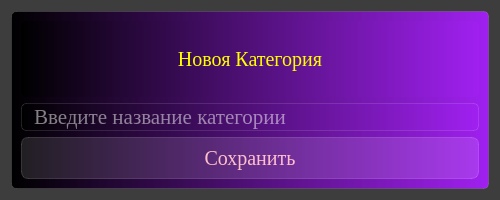
<?xml version="1.0" encoding="UTF-8"?>
<ui version="4.0">
 <class>Dialog</class>
 <widget class="QDialog" name="Dialog">
  <property name="geometry">
   <rect>
    <x>0</x>
    <y>0</y>
    <width>500</width>
    <height>200</height>
   </rect>
  </property>
  <property name="windowTitle">
   <string>Dialog</string>
  </property>
  <property name="styleSheet">
   <string notr="true">background-color: rgb(61, 61, 61);</string>
  </property>
  <layout class="QVBoxLayout" name="verticalLayout_2">
   <item>
    <widget class="QFrame" name="frame">
     <property name="maximumSize">
      <size>
       <width>16777215</width>
       <height>1000</height>
      </size>
     </property>
     <property name="styleSheet">
      <string notr="true">font-family: Georgia;
background-color:qlineargradient(spread:pad, x1:0, y1:0, x2:1, y2:0, stop:0 rgba(0, 0, 0, 255), stop:1 rgba(160, 32, 240, 255));
border: 1px solid rgba(255,255,255,30);
border-radius: 5px;</string>
     </property>
     <property name="frameShape">
      <enum>QFrame::StyledPanel</enum>
     </property>
     <property name="frameShadow">
      <enum>QFrame::Raised</enum>
     </property>
     <layout class="QVBoxLayout" name="verticalLayout">
      <item>
       <widget class="QLabel" name="label">
        <property name="font">
         <font>
          <family>Georgia</family>
          <pointsize>15</pointsize>
         </font>
        </property>
        <property name="layoutDirection">
         <enum>Qt::LeftToRight</enum>
        </property>
        <property name="styleSheet">
         <string notr="true">color: yellow;
font-weigth bold;
font-size: 15pt;
backgroung-color: none;
border: none;</string>
        </property>
        <property name="text">
         <string>Новоя Категория</string>
        </property>
        <property name="alignment">
         <set>Qt::AlignCenter</set>
        </property>
       </widget>
      </item>
      <item>
       <widget class="QLineEdit" name="price">
        <property name="font">
         <font>
          <family>Georgia</family>
          <pointsize>16</pointsize>
         </font>
        </property>
        <property name="styleSheet">
         <string notr="true">font-size: 16pt;
color: white;
padding-left: 10px;</string>
        </property>
        <property name="placeholderText">
         <string>Введите название категории</string>
        </property>
       </widget>
      </item>
      <item>
       <widget class="QPushButton" name="pushButton">
        <property name="font">
         <font>
          <family>Georgia</family>
          <pointsize>15</pointsize>
         </font>
        </property>
        <property name="styleSheet">
         <string notr="true">QPushButton {
color: pink;
background-color: rgba(255,255,255,30);
border: 1px solid rgba(255,255,255,40);
border-radius: 7px;
width: 150px;
height: 40px;
}
QPushButton:hover {
color: white;
background-color: rgba(255,255,255,40);
}
QPushButton:pressed {
color: white;
background-color: rgba(255,255,255,70);
}</string>
        </property>
        <property name="text">
         <string>Сохранить</string>
        </property>
       </widget>
      </item>
     </layout>
    </widget>
   </item>
  </layout>
 </widget>
 <resources/>
 <connections/>
</ui>
